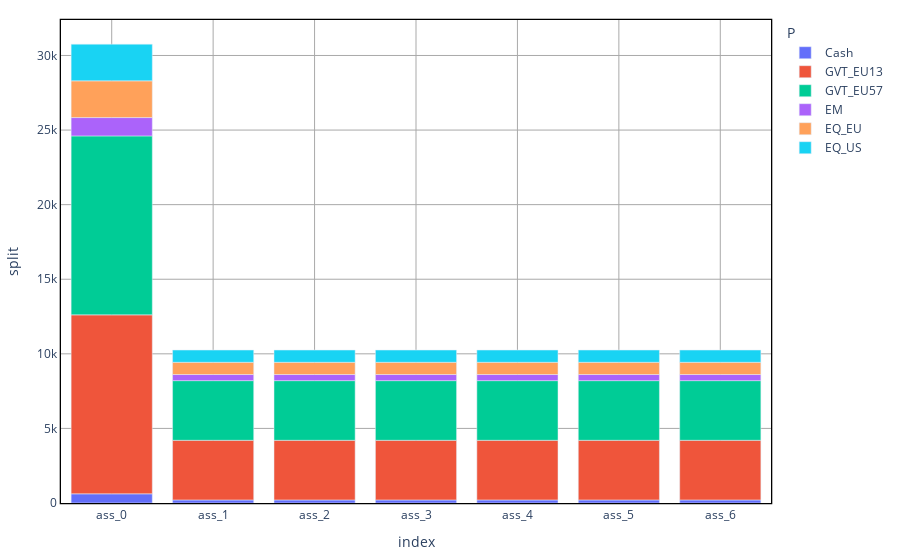

Notebook code for this chart:
### Code cell
#AssetPerETF
AssetPerETF = {}

for a in A:
    Asset_ap = np.sum(Assets_l[a], axis = 0) + Assets_end[a] 
    AssetPerETF[a] = {P[p]:Asset_ap[p] for p in np.arange(len(P))}

AssetPerETF = pd.DataFrame(AssetPerETF).transpose().reset_index()
AssetPerETF_melt = AssetPerETF.melt(id_vars=['index'], var_name='P', value_name='split')
plt = px.bar(AssetPerETF_melt, x="index", y = "split", color = "P" )
plt = ALMc.standardized_chart(plt)
#AssetPerETF.plot.bar(stacked = True, figsize = (15,10))
plt.show()

### Figure 1 — Plotly figure (JSON) as saved in the notebook; plotly's stock layout.template omitted (floating-point values rounded to 4 significant figures)
{"data": [{"alignmentgroup": "True", "hovertemplate": "P=Cash<br>index=%{x}<br>split=%{y}<extra></extra>", "legendgroup": "Cash", "marker": {"color": "#636efa"}, "name": "Cash", "offsetgroup": "Cash", "orientation": "v", "showlegend": true, "textposition": "auto", "type": "bar", "x": ["ass_0", "ass_1", "ass_2", "ass_3", "ass_4", "ass_5", "ass_6"], "xaxis": "x", "y": [615.2, 205.1, 205.1, 205.1, 205.1, 205.1, 205.1], "yaxis": "y"}, {"alignmentgroup": "True", "hovertemplate": "P=GVT_EU13<br>index=%{x}<br>split=%{y}<extra></extra>", "legendgroup": "GVT_EU13", "marker": {"color": "#EF553B"}, "name": "GVT_EU13", "offsetgroup": "GVT_EU13", "orientation": "v", "showlegend": true, "textposition": "auto", "type": "bar", "x": ["ass_0", "ass_1", "ass_2", "ass_3", "ass_4", "ass_5", "ass_6"], "xaxis": "x", "y": [12000.0, 3999.0, 3999.0, 3999.0, 3999.0, 3999.0, 3999.0], "yaxis": "y"}, {"alignmentgroup": "True", "hovertemplate": "P=GVT_EU57<br>index=%{x}<br>split=%{y}<extra></extra>", "legendgroup": "GVT_EU57", "marker": {"color": "#00cc96"}, "name": "GVT_EU57", "offsetgroup": "GVT_EU57", "orientation": "v", "showlegend": true, "textposition": "auto", "type": "bar", "x": ["ass_0", "ass_1", "ass_2", "ass_3", "ass_4", "ass_5", "ass_6"], "xaxis": "x", "y": [12000.0, 3999.0, 3999.0, 3999.0, 3999.0, 3999.0, 3999.0], "yaxis": "y"}, {"alignmentgroup": "True", "hovertemplate": "P=EM<br>index=%{x}<br>split=%{y}<extra></extra>", "legendgroup": "EM", "marker": {"color": "#ab63fa"}, "name": "EM", "offsetgroup": "EM", "orientation": "v", "showlegend": true, "textposition": "auto", "type": "bar", "x": ["ass_0", "ass_1", "ass_2", "ass_3", "ass_4", "ass_5", "ass_6"], "xaxis": "x", "y": [1230.0, 410.1, 410.1, 410.1, 410.1, 410.1, 410.1], "yaxis": "y"}, {"alignmentgroup": "True", "hovertemplate": "P=EQ_EU<br>index=%{x}<br>split=%{y}<extra></extra>", "legendgroup": "EQ_EU", "marker": {"color": "#FFA15A"}, "name": "EQ_EU", "offsetgroup": "EQ_EU", "orientation": "v", "showlegend": true, "textposition": "auto", "type": "bar", "x": ["ass_0", "ass_1", "ass_2", "ass_3", "ass_4", "ass_5", "ass_6"], "xaxis": "x", "y": [2461.0, 820.3, 820.3, 820.3, 820.3, 820.3, 820.3], "yaxis": "y"}, {"alignmentgroup": "True", "hovertemplate": "P=EQ_US<br>index=%{x}<br>split=%{y}<extra></extra>", "legendgroup": "EQ_US", "marker": {"color": "#19d3f3"}, "name": "EQ_US", "offsetgroup": "EQ_US", "orientation": "v", "showlegend": true, "textposition": "auto", "type": "bar", "x": ["ass_0", "ass_1", "ass_2", "ass_3", "ass_4", "ass_5", "ass_6"], "xaxis": "x", "y": [2461.0, 820.3, 820.3, 820.3, 820.3, 820.3, 820.3], "yaxis": "y"}], "layout": {"barmode": "relative", "legend": {"title": {"text": "P"}, "tracegroupgap": 0}, "margin": {"b": 20, "l": 20, "r": 20, "t": 20}, "paper_bgcolor": "white", "plot_bgcolor": "white", "showlegend": true, "xaxis": {"anchor": "y", "domain": [0, 1], "gridcolor": "darkgray", "gridwidth": 1, "linecolor": "black", "linewidth": 1.3, "mirror": true, "showgrid": true, "showline": true, "title": {"text": "index"}}, "yaxis": {"anchor": "x", "domain": [0, 1], "gridcolor": "darkgray", "gridwidth": 1, "linecolor": "black", "linewidth": 1.3, "mirror": true, "showgrid": true, "showline": true, "title": {"text": "split"}}}}
